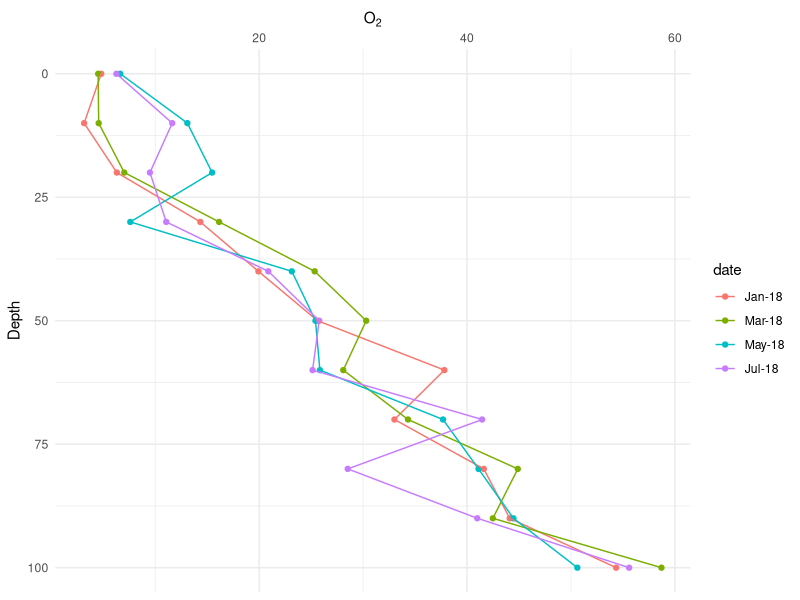

Here is the R script that generated this plot:
## ---- chunk 1
library(ggplot2)
library(data.table)
## ---- chunk 2

depths <- c(0, seq(10,100, by=10))
dates <- c("Jan-18", "Mar-18", "May-18", "Jul-18")
x <- expand.grid(date=dates, depth=depths)
n <- nrow(x)
head(x)
X <- model.matrix(formula(~date + depth), data=x)
head(X)
beta <- c(0,1,2,3,0.5)
y <- X%*%beta + rnorm(n, sd=5)
fake_data <- data.frame(O2=y, x)
head(fake_data)
## ---- chunk 3
gg <- ggplot(data=fake_data, aes(x=depth, y=O2, group=date, color=date)) +
  geom_point() +
  geom_line() +
  coord_flip() +
  # coord_flip does not make the y-axis the x-axis but the horizontal axis. 
  # so still need to refer to "y" to modify O2
  # specify position="right" to flip the y axis to the top after coord_flip
  scale_y_continuous(position = "right") +
  # reverse the depth axis, which makes it go down instead of up
  scale_x_reverse() +
  xlab("Depth") +
  ylab(expression(O[2])) +
  theme_minimal() +
  NULL
gg

